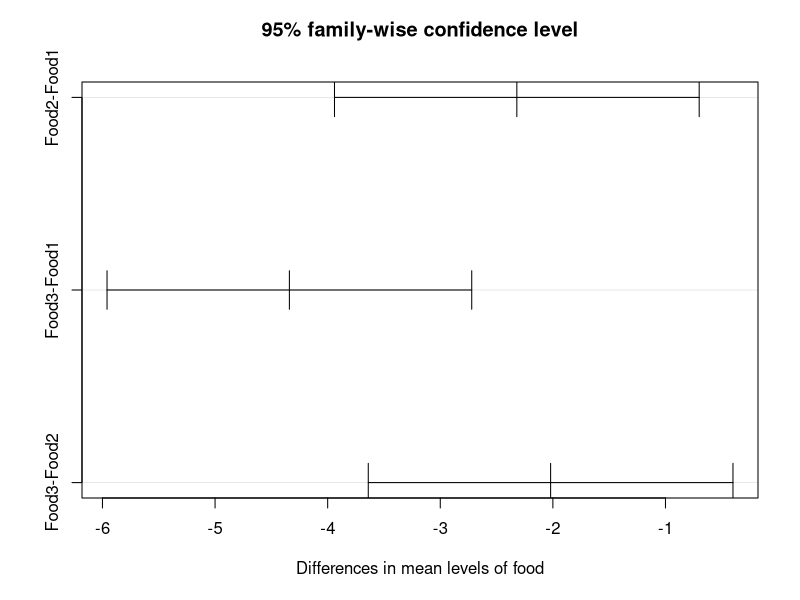
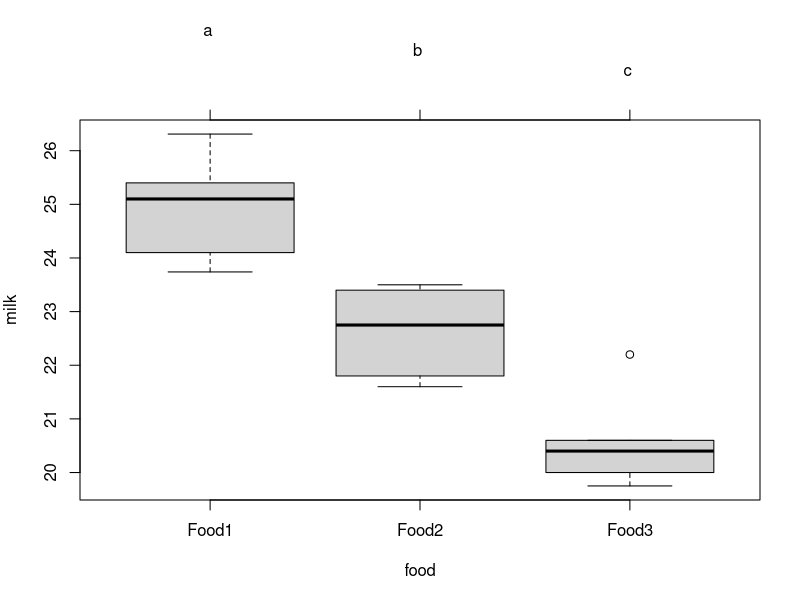

Source code (R) for these figures, in order:
# Example 1, One Way ANOVA
# Create Dataframe
foods<-data.frame(milk=c(25.40,26.31,24.10,23.74,25.10,
                         23.40,21.80,23.50,22.75,21.60,
                         20.00,22.20,19.75,20.60,20.40),
                  food=c("Food1","Food1","Food1","Food1","Food1",
                         "Food2","Food2","Food2","Food2","Food2",
                         "Food3","Food3","Food3","Food3","Food3"),
                  stringsAsFactors = TRUE)

# ANOVA test
tm<-lm(milk ~ food, data = foods)  # fit a linear model to the independent variable food 
summary(tm)                         # ANOVA table

fm<-aov(milk ~ food, data = foods)  # fit the ANOVA (there are different types of ANOVA) 
summary(fm)                         # 

#Mean Sq is equal to Sum Sq divided by Df  (degrees of freedom)
# The number Multiple R-squared:  0.8101
# is obtained as 0.8101 = (47.16)/(47.16+11.05)
#F-statistic:  25.6 on 2 and 12 DF,  p-value: 4.684e-05
# the observations are 14 and the groups are 2
# The test reveals that the diet is significant (but we still don't know which diet gives highest
# milk production difference)

# we see that the median is 0.01 (almost 0) and the 1st and 3rd quartiles are almost centered
# around the median

# Multiple comparisons

TukeyHSD(fm)                  # Tukey test for multiple comparisons
plot(TukeyHSD(fm))            # Plot for tukey test
aggregate(foods$milk, by=list(foods$food), FUN = mean) # Means by group

library(multcomp)
par(mar=c(5,4,6,2))           # Change parameters for the plot margins
tuk <- glht(fm, linfct=mcp(food="Tukey")) # Fit the general Linear Hypotheses
plot(cld(tuk, level=0.05),col="lightgrey")   # Plot the mean differences
